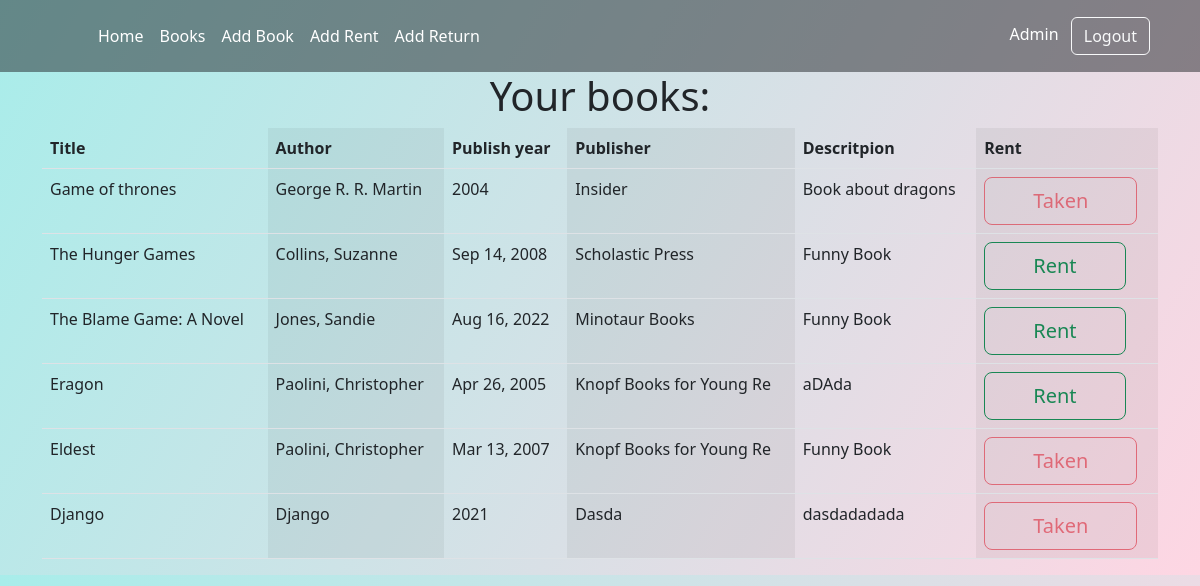
The app's page /books/ (signed in) with its own data.
### base/models.py (models this page shows, shortened)
class Book(models.Model):
    title = models.CharField(max_length=100)
    author = models.CharField(max_length=100)
    publish_year = models.CharField(max_length=30)
    publisher = models.CharField(max_length=100)
    descritpion = models.CharField(max_length=600)
    free = models.BooleanField(null=True)

### base/views.py (the view)
# urls.py: path('books/', views.books, name='books'),
def books(request):
    book = Book.objects.all()
    context = {'books' : book}
    return render(request, 'base/book.html', context)

### base/templates/base/book.html
{%extends 'base.html'%}
{% block content %}
<div class="container">
  <div class="d-flex align-items-center justify-content-center ">
    <h1>Your books:</h1>
  </div>
  <table class="table table-striped-columns">
    <thead>
      <tr>
        <th scope="col">Title</th>
        <th scope="col">Author</th>
        <th scope="col">Publish year</th>
        <th scope="col">Publisher</th>
        <th scope="col">Descritpion</th>
        <th scope="col">Rent</th>
      </tr>
    </thead>
    <tbody>
      {% for book in books %}
      <tr>
        {% url 'rentbook' book.id as url %}
        <td>{{book.title}}</td>
        <td>{{book.author}}</td>
        <td>{{book.publish_year}}</td>
        <td>{{book.publisher}}</td>
        <td>{{book.descritpion}}</td>
        {% if book.free %}
        <td><a href="{{ url }}"><button class="btn btn-outline-success btn-lg px-5" type="submit"
              name="rent">Rent</button></a></td>
        {% else %}
        <td><button class="btn btn-outline-danger btn-lg px-5" type="submit" disabled>Taken</button></td>
        {% endif %}
      </tr>
      {% endfor %}
    </tbody>
  </table>
</div>
{% endblock content %}

### templates/navbar.html (shortened to what this page needs)
{% if request.user.is_staff %}
<header class="p-3 text-bg-dark bg-opacity-50">
    <div class="container">
      <div class="d-flex flex-wrap align-items-center justify-content-center justify-content-lg-start">
        <a href="/" class="d-flex align-items-center mb-2 mb-lg-0 text-white text-decoration-none">
          <svg class="bi me-2" width="40" height="32" role="img" aria-label="Bootstrap"><use xlink:href="#bootstrap"></use></svg>
        </a>
        <ul class="nav col-12 col-lg-auto me-lg-auto mb-2 justify-content-center mb-md-0">
          <li><a href="/" class="nav-link px-2 text-white">Home</a></li>
          <li><a href="/books" class="nav-link px-2 text-white">Books</a></li>
          <li><a href="/add_book" class="nav-link px-2 text-white">Add Book</a></li>
          <li><a href="" class="nav-link px-2 text-white">Add Rent</a></li>
          <li><a href="" class="nav-link px-2 text-white">Add Return</a></li>
        </ul>
        <div class="text-end">
            <span class="navbar-text px-2 text-white">{{request.user |capfirst }}</span>
            <a href="/logout"><button type="button" class="btn btn-outline-light me-2" href="/logout">Logout</button></a>
        </div>
      </div>
    </div>
  </header>
{% endif %}

### records on screen
Book: title "Game of thrones", author "George R. R. Martin", publish_year "2004", publisher "Insider", descritpion "Book about dragons", free "Taken"
Book: title "The Hunger Games", author "Collins, Suzanne", publish_year "Sep 14, 2008", publisher "Scholastic Press", descritpion "Funny Book"
Book: title "The Blame Game: A Novel", author "Jones, Sandie", publish_year "Aug 16, 2022", publisher "Minotaur Books", descritpion "Funny Book"
Book: title "Eragon", author "Paolini, Christopher", publish_year "Apr 26, 2005", publisher "Knopf Books for Young Re", descritpion "aDAda"
Book: title "Eldest", author "Paolini, Christopher", publish_year "Mar 13, 2007", publisher "Knopf Books for Young Re", descritpion "Funny Book", free "Taken"
Book: title "Django", author "Django", publish_year "2021", publisher "Dasda", descritpion "dasdadadada", free "Taken"

### other values on screen
{{ request.user |capfirst }} "Admin"
